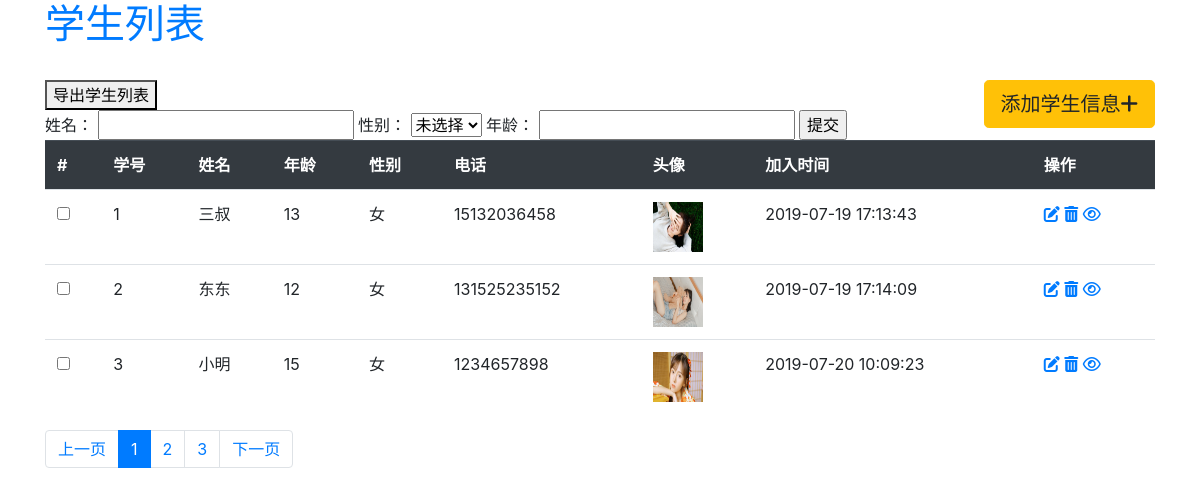
The page /student/index/ on the database its author committed.
### student/models.py (models this page shows, shortened)
class Student(models.Model):
    GENDER_CHOICES = (
        (0,'未选择'),          # （存数据库的值，渲染出来的值）
        (1,'男'),
        (2,'女'),
        (3,'保密'),
    )
    no = models.IntegerField(verbose_name='学号',unique=True)
    name = models.CharField(verbose_name='姓名',max_length=20)
    age = models.PositiveSmallIntegerField(verbose_name='年龄')
    gender = models.SmallIntegerField(choices=GENDER_CHOICES,default=0)
    phone = models.CharField(verbose_name='电话号码',null=True,blank=True,max_length=50)
    avatar = models.ImageField(verbose_name='头像',upload_to='image/avatar',null=True,blank=True)
    join_time = models.DateTimeField(verbose_name='加入时间',auto_now_add=True)
    last_modified_time = models.DateTimeField(verbose_name='上次修改时间',auto_now=True)

### student/views.py (the view)
# urls.py: path('index/',views.index,name='index'),
def index(request):
    page_no = int(request.GET.get('page_no',1))
    page_size = int(request.GET.get('page_size',3))
    start_index = (page_no - 1) * page_size
    end_index = page_no * page_size
    rows_amount = Student.objects.all().count()
    page_amount = ceil(rows_amount / page_size)
    page_amount_list = [i for i in range(page_amount)]
    student_list = Student.objects.all().order_by('no')[start_index:end_index]
    context = {
        'student_list':student_list,
        'page_amount_list':page_amount_list,
        'page_no':page_no,
        'page_previous':page_no - 1 or 1,
        'page_next':page_no + 1
    }
    return render(request,'student/index.html',context)

### templates/student/index.html (shortened to what this page needs)
<!DOCTYPE html>
<html lang="en">
<head>
<link rel="stylesheet" href="https://stackpath.bootstrapcdn.com/bootstrap/4.3.1/css/bootstrap.min.css">
</head>
<body>
<div class="container">
    <h1 class="info"><a href="/student/index/">学生列表</a></h1>
    <br>
<a href="/student/add/"><button class="btn btn-warning btn-lg float-right">添加学生信息<i class="fas fa-plus"></i></button></a>
    <a href="/student/export_excel"><button>导出学生列表</button></a>
    <form action="/student/fuzzy/" method="post">
        姓名：
        <input type="text" name="name">
        性别：
        <select name="gender">
            <option value="0">未选择</option>
        </select>
        年龄：
        <input type="text" name="age">
        <input type="submit" value="提交">
    </form>
<table class="table">
    <tr class="thead-dark">
        <th>#</th>
        <th>学号</th>
        <th>姓名</th>
        <th>年龄</th>
        <th>性别</th>
        <th>电话</th>
        <th>头像</th>
        <th>加入时间</th>
        <th>操作</th>
    </tr>
    {% for stu in student_list %}
    <tr>
        <td><input type="checkbox" name="student"></td>
        <td>{{ stu.no }}</td>
        <td>{{ stu.name }}</td>
        <td>{{ stu.age }}</td>
        <td>{{ stu.get_gender_display }}</td>
        <td>{{ stu.phone }}</td>
        <td><img src="/media/{{ stu.avatar }}" width="50px" height="50px"></td>
        <td>{{ stu.join_time | date:"Y-m-d H:i:s"}}</td>
        <td><a href="/student/{{ stu.no }}/update/"><span><i class="fas fa-edit"></i></span></a> <a href="/student/{{ stu.no }}/delete"><span><i class="fas fa-trash-alt"></i></span></a> <a href="/student/select/"><span><i class="far fa-eye"></i></span></a></td>
    </tr>
    {% endfor %}
</table>
<nav aria-label="Page navigation">
    <ul class="pagination">
        <li class="page-item"><a class="page-link" href="/student/index/?page_no={{ page_previous }}&page_size=3">上一页</a></li>
        {% for i in page_amount_list %}
            <li {% if forloop.counter == page_no %} class="page-item active" {% else %} class="page-item"{% endif %}>
                <a class="page-link" href="/student/index/?page_no={{ forloop.counter }}&page_size=3">
                    {{ forloop.counter }}</a>
            </li>
        {% endfor %}
        <li class="page-item"><a class="page-link" href="/student/index/?page_no={{ page_next }}&page_size=3">下一页</a></li>
    </ul>
</nav>
</div>
</body>
</html>

### rows shown on the page
Student: no "1", name "三叔", age "13", gender "女", phone "15132036458", avatar (picture), join_time "2019-07-19 17:13:43"
Student: no "2", name "东东", age "12", gender "女", phone "131525235152", avatar (picture), join_time "2019-07-19 17:14:09"
Student: no "3", name "小明", age "15", gender "女", phone "1234657898", avatar (picture), join_time "2019-07-20 10:09:23"
